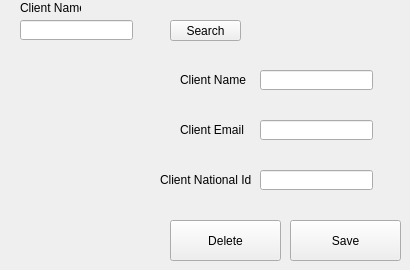
      <widget class="QWidget" name="tab_11">
       <attribute name="title">
        <string>Edit/Delete Client</string>
       </attribute>
       <widget class="QLabel" name="label_35">
        <property name="geometry">
         <rect>
          <x>20</x>
          <y>0</y>
          <width>61</width>
          <height>16</height>
         </rect>
        </property>
        <property name="text">
         <string>Client Name</string>
        </property>
       </widget>
       <widget class="QLineEdit" name="lineEdit_16">
        <property name="geometry">
         <rect>
          <x>20</x>
          <y>20</y>
          <width>113</width>
          <height>20</height>
         </rect>
        </property>
       </widget>
       <widget class="QPushButton" name="pushButton_21">
        <property name="geometry">
         <rect>
          <x>170</x>
          <y>220</y>
          <width>111</width>
          <height>41</height>
         </rect>
        </property>
        <property name="text">
         <string>Delete</string>
        </property>
       </widget>
       <widget class="QPushButton" name="pushButton_22">
        <property name="geometry">
         <rect>
          <x>290</x>
          <y>220</y>
          <width>111</width>
          <height>41</height>
         </rect>
        </property>
        <property name="text">
         <string>Save</string>
        </property>
       </widget>
       <widget class="QPushButton" name="pushButton_27">
        <property name="geometry">
         <rect>
          <x>170</x>
          <y>20</y>
          <width>71</width>
          <height>21</height>
         </rect>
        </property>
        <property name="text">
         <string>Search</string>
        </property>
       </widget>
       <widget class="QLineEdit" name="lineEdit_10">
        <property name="geometry">
         <rect>
          <x>260</x>
          <y>70</y>
          <width>113</width>
          <height>20</height>
         </rect>
        </property>
        <property name="text">
         <string/>
        </property>
       </widget>
       <widget class="QLabel" name="label_31">
        <property name="geometry">
         <rect>
          <x>180</x>
          <y>120</y>
          <width>81</width>
          <height>20</height>
         </rect>
        </property>
        <property name="text">
         <string>Client Email</string>
        </property>
       </widget>
       <widget class="QLineEdit" name="lineEdit_15">
        <property name="geometry">
         <rect>
          <x>260</x>
          <y>170</y>
          <width>113</width>
          <height>20</height>
         </rect>
        </property>
        <property name="text">
         <string/>
        </property>
       </widget>
       <widget class="QLabel" name="label_32">
        <property name="geometry">
         <rect>
          <x>180</x>
          <y>70</y>
          <width>81</width>
          <height>20</height>
         </rect>
        </property>
        <property name="text">
         <string>Client Name</string>
        </property>
       </widget>
       <widget class="QLabel" name="label_33">
        <property name="geometry">
         <rect>
          <x>160</x>
          <y>170</y>
          <width>91</width>
          <height>20</height>
         </rect>
        </property>
        <property name="text">
         <string>Client National Id</string>
        </property>
       </widget>
       <widget class="QLineEdit" name="lineEdit_17">
        <property name="geometry">
         <rect>
          <x>260</x>
          <y>120</y>
          <width>113</width>
          <height>20</height>
         </rect>
        </property>
        <property name="text">
         <string/>
        </property>
       </widget>
      </widget>
